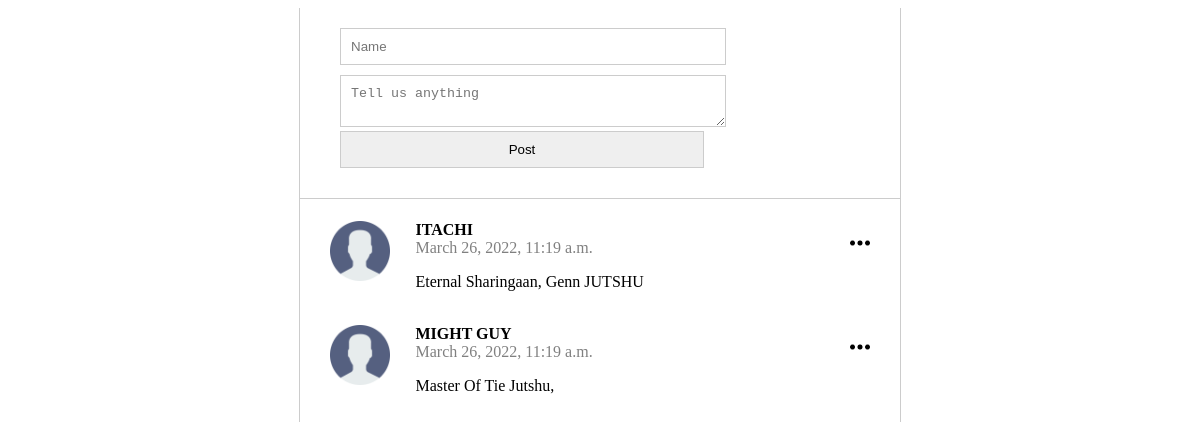
Before: / with the older database file.
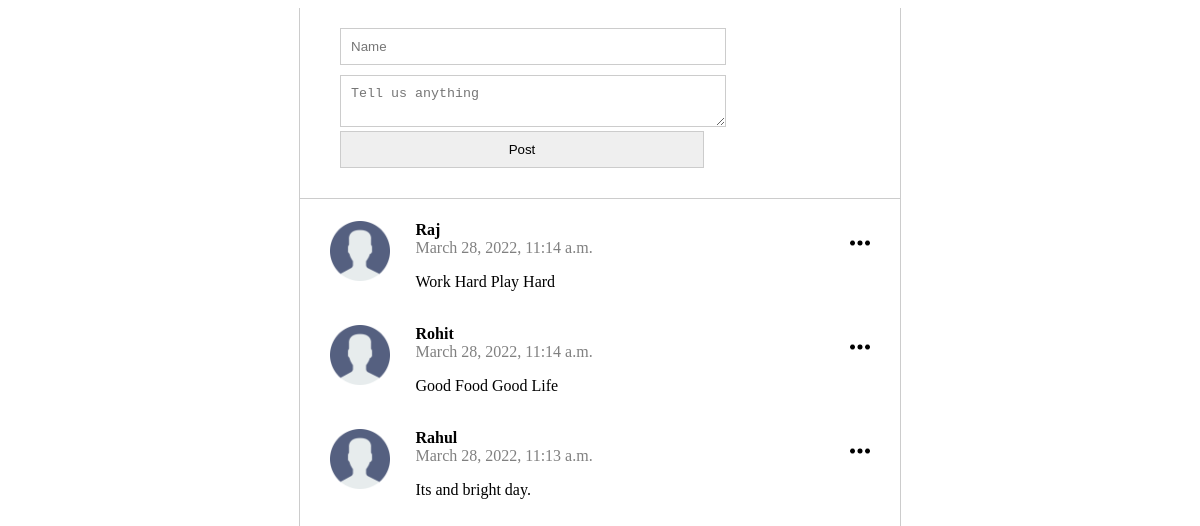
After: the same page with the newer database file.
### posts/models.py (models this page shows)
class Post(models.Model):
    class Meta(object):
        db_table='post'
    name=models.CharField(
        'Name', blank=False, null=False, max_length=14, db_index=True, default='Anonymous'
    )
    body = models.CharField( 'Body',blank=True, null=True, max_length=140, db_index=True)
    created_at = models.DateTimeField(
        'created DateTime', blank=True, auto_now_add=True
    )

### posts/views.py (the view, shortened to what this page needs)
# urls.py: path('', views.index, ),
def index(request):
    posts = Post.objects.all().order_by('-created_at')[:20]
    form = PostForm()
    return render(request, 'posts.html', {'posts': posts})

### templates/posts.html (shortened to what this page needs)
{% extends "base.html" %} {% block content %} {% load static %}
<section class="content">
  <section class="post_form">
    <form action="/" method="POST">
      <input type="text" name="name" placeholder="Name" required />
      <textarea name="body" placeholder="Tell us anything" required></textarea>
      <input type="submit" value="Post" />
    </form>
  </section>
  <section class="posts">
    <ul>
      {% for post in posts %}
      <li>
        <img class="menu_icon js-menu-icon" src="{% static 'img/menu.png' %}" />
        <div class="logo">
          <img src="{% static 'img/user.png' %}" />
        </div>
        <div class="name_body">
          <div class="name">{{post.name}}</div>
          <div class="datetime">{{post.created_at}}</div>
          <p>{{post.body }}</p>
        </div>
      </li>
      {% endfor %}
    </ul>
  </section>
</section>
{% endblock %}

### templates/base.html (shortened to what this page needs)
<!DOCTYPE html>
<html lang="en">
  <head>
    {% load static %}
    <link href="{% static 'css/style.css' %}" rel="stylesheet" />
  </head>
  <body>
    {% block content %} {{ content }} {% endblock %}
  </body>
</html>

### static/css/style.css (style rules this page uses)
html, body { height: 100%; }
.content { max-width: 600px; height: 100%; margin: 0 auto; border-left: 1px solid #ccc; border-right: 1px solid #ccc; }
.post_form { padding: 20px 40px; border-bottom: 1px solid #ccc; }
.post_form input { width: 70%; margin-bottom: 10px; padding: 10px; border: 1px solid #ccc; }
.post_form textarea { width: 70%; padding: 10px; border: 1px solid #ccc; }
.posts ul { padding: 0%; }
.posts li .menu_icon { width: 20px; position: absolute; top: 18px; right: 30px; }
.posts li { display: flex; padding-top: 1%; padding-left: 5%; padding-bottom: 2%; position: relative; }
.posts li .logo { flex-basis: 15%; }
.posts li .logo img { width: 70%; }
.posts li .name_body .name { font-weight: bold; }
.posts li .name_body .datetime { color: gray; }

Changed rows visible on the page:
removed Post: name "ITACHI", created_at "March 26, 2022, 11:19 a.m.", body "Eternal Sharingaan, Genn JUTSHU"
removed Post: name "MIGHT GUY", created_at "March 26, 2022, 11:19 a.m.", body "Master Of Tie Jutshu,"
added Post: name "Raj", created_at "March 28, 2022, 11:14 a.m.", body "Work Hard Play Hard"
added Post: name "Rohit", created_at "March 28, 2022, 11:14 a.m.", body "Good Food Good Life"
added Post: name "Rahul", created_at "March 28, 2022, 11:13 a.m.", body "Its and bright day."
